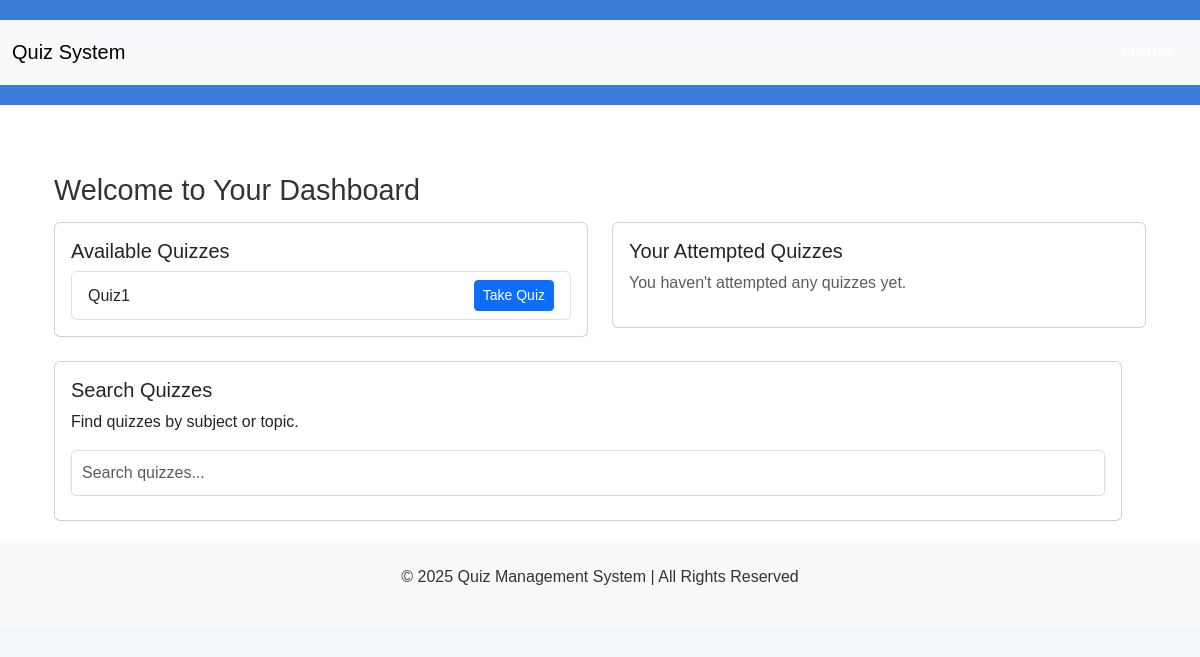
/user/dashboard (signed in), run on an earlier commit of the app's database.
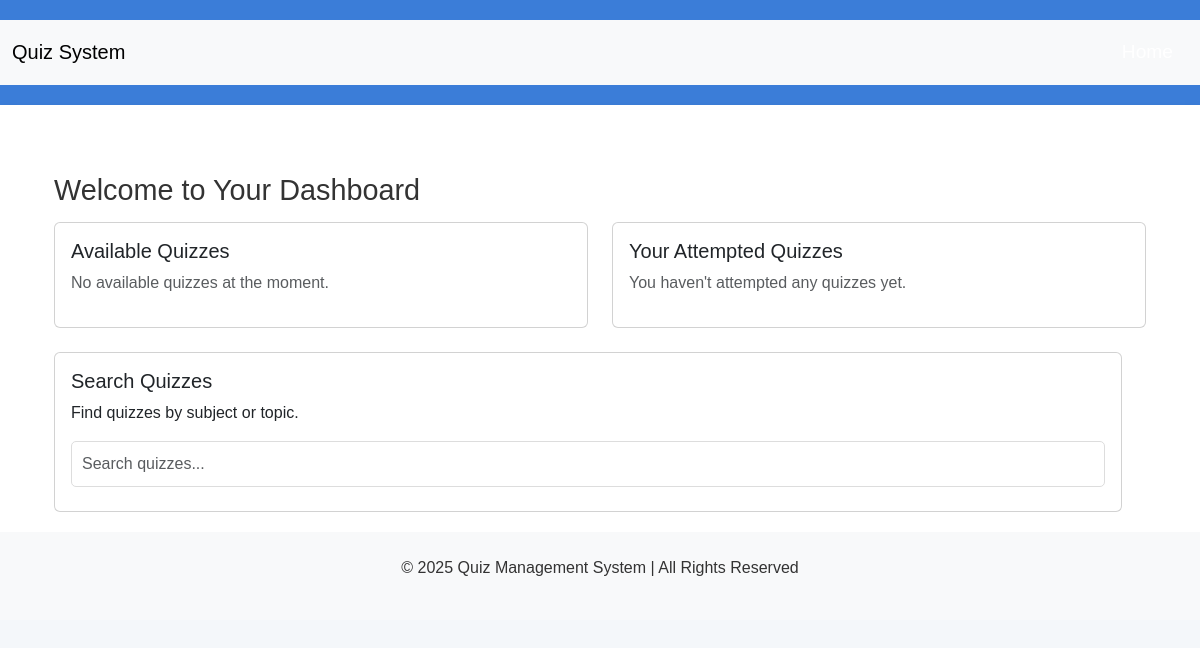
And on a later commit of the database.
### app.py (models this page shows)
class Quiz(db.Model):
    id = db.Column(db.Integer, primary_key=True)
    title = db.Column(db.String(100), nullable=False)
    duration = db.Column(db.Integer, nullable=False)
    chapter_id = db.Column(db.Integer, db.ForeignKey('chapter.id'), nullable=False)
    questions = db.relationship('Question', backref='quiz', lazy=True)
    attempts = db.relationship('QuizAttempt', backref='quiz', lazy=True)

### app.py (the view)
@app.route('/user/dashboard', methods=['GET', 'POST'])
@login_required
def user_dashboard():
    available_quizzes = Quiz.query.all()
    attempted_quizzes = QuizAttempt.query.filter_by(user_id=current_user.id).all()
    return render_template('user/dashboard.html',
                           available_quizzes=available_quizzes,
                           attempted_quizzes=attempted_quizzes)

### app.py (called while the page is built)
@login_manager.user_loader
def load_user(user_id):
    return User.query.get(int(user_id))

### templates/user/dashboard.html (shortened to what this page needs)
{% extends 'base.html' %}
{% block content %}
<div class="container mt-5">
    <h2>Welcome to Your Dashboard</h2>
    <div class="row">
        <div class="col-md-6">
            <div class="card mb-4">
                <div class="card-body">
                    <h5 class="card-title">Available Quizzes</h5>
                    {% if available_quizzes %}
                        <ul class="list-group">
                        {% for quiz in available_quizzes %}
                            <li class="list-group-item d-flex justify-content-between align-items-center">
                                {{ quiz.title }}
                                <a href="{{ url_for('take_quiz', quiz_id=quiz.id) }}" class="btn btn-primary btn-sm">Take Quiz</a>
                            </li>
                        {% endfor %}
                        </ul>
                    {% else %}
                        <p class="text-muted">No available quizzes at the moment.</p>
                    {% endif %}
                </div>
            </div>
        </div>
        <div class="col-md-6">
            <div class="card mb-4">
                <div class="card-body">
                    <h5 class="card-title">Your Attempted Quizzes</h5>
                    {% if attempted_quizzes %}
                        <ul class="list-group">
                        {% for attempt in attempted_quizzes %}
                            <li class="list-group-item d-flex justify-content-between align-items-center">
                                <div>
                                    {{ attempt.quiz.title }}<br>
                                    <small class="text-muted">
                                        {% if attempt.date_attempted %}
                                            {{ attempt.date_attempted.strftime('%d %b %Y') }}
                                        {% else %}
                                            Unknown Date
                                        {% endif %}
                                    </small>
                                </div>
                                <div class="text-end">
                                    {% set total_questions = attempt.quiz.questions|length %}
                                    {% set percentage = (attempt.score / total_questions) * 100 if total_questions > 0 else 0 %}
                                    <span class="badge bg-primary rounded-pill">
                                        Score: {{ attempt.score }}/{{ total_questions }}
                                    </span>
                                    <br>
                                    <small class="text-muted">
                                        {{ percentage|round(1) }}%
                                    </small>
                                </div>
                            </li>
                        {% endfor %}
                        </ul>
                    {% else %}
                        <p class="text-muted">You haven't attempted any quizzes yet.</p>
                    {% endif %}
                </div>
            </div>
        </div>
    <div class="row">
        <div class="col-md-12">
            <div class="card">
                <div class="card-body">
                    <h5 class="card-title">Search Quizzes</h5>
                    <p class="card-text">Find quizzes by subject or topic.</p>
                    <input type="text" id="searchQuery" class="form-control mb-2" placeholder="Search quizzes..." oninput="filterQuizzes()">
                </div>
            </div>
        </div>
    </div>
</div>
{% endblock %}

What changed in the data, as far as the page shows it:
removed Quiz: title "Quiz1"
Also different on the page:
text now shown: "No available quizzes at the moment."
